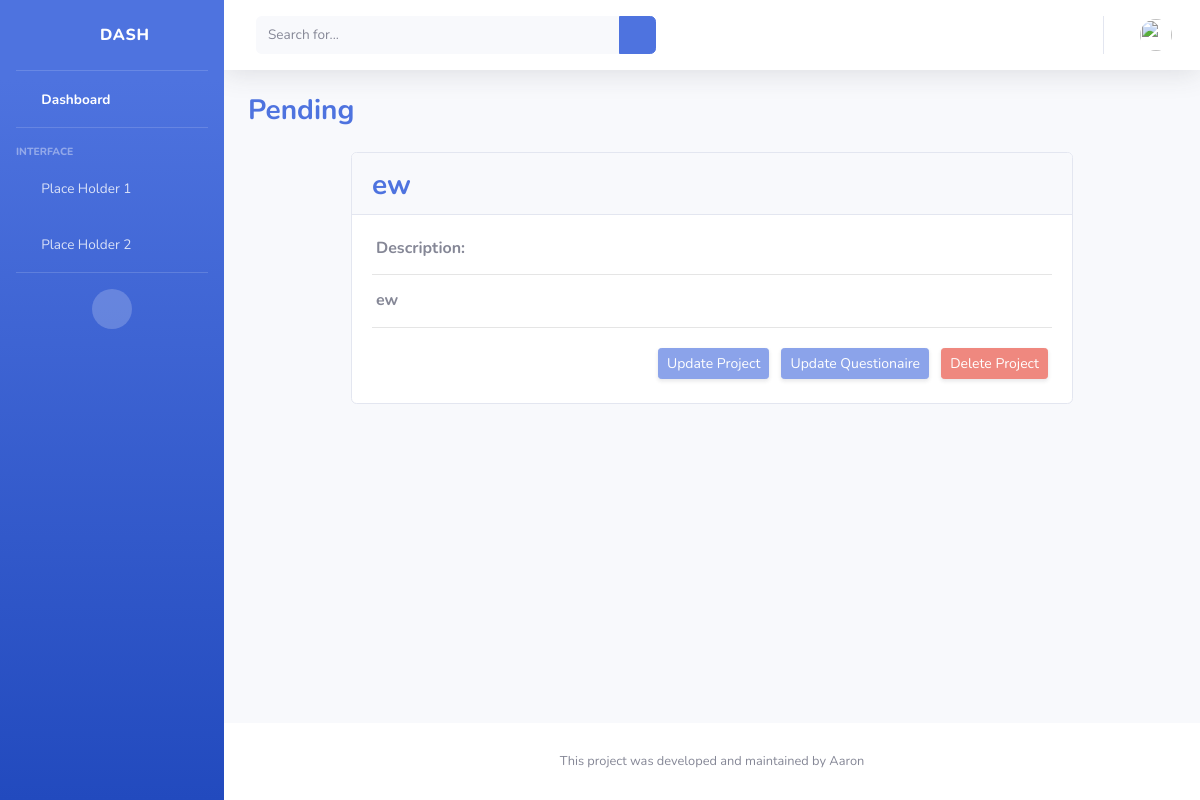
The page /project/4/ on the database as committed earlier.
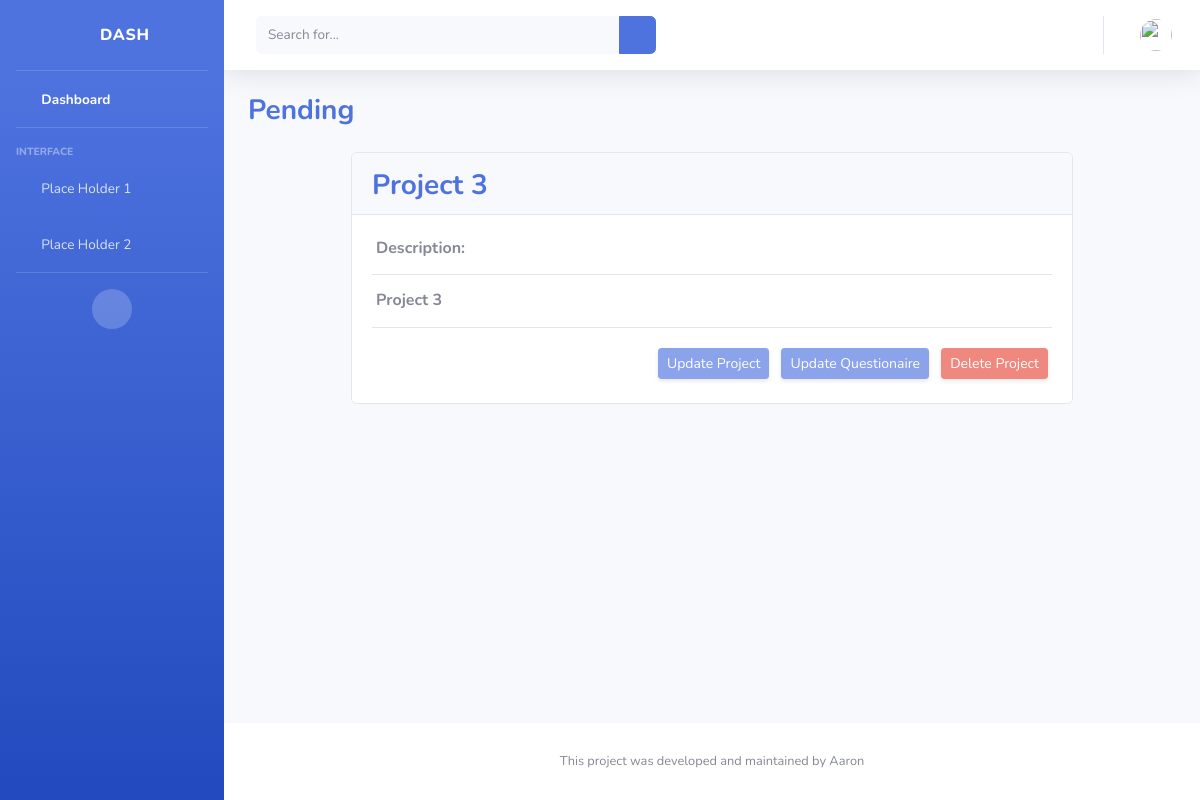
The same page on the database as committed later.
### webapp/models.py (models this page shows, shortened)
class Project(models.Model):
    title = models.CharField(max_length=100)
    description = models.TextField(null=True)
    date_posted = models.DateTimeField(default=timezone.now)
    user = models.ForeignKey(User, on_delete=models.CASCADE)
    TYPE_PROJECT_PENDING = 'PD'
    TYPE_PROJECT_COMPLETED = 'CP'
    TYPE_PROJECT_IN_PROGRESS = 'IP'
    TYPE_PROJECT_DROPPED = 'DP'
    PROJECT_STATUS_CHOICES = [
        (TYPE_PROJECT_PENDING, 'Pending'),
        (TYPE_PROJECT_COMPLETED, 'Completed'),
        (TYPE_PROJECT_IN_PROGRESS, 'In Progress'),
        (TYPE_PROJECT_DROPPED, 'Dropped'),
    ]
    project_status = models.CharField(
        max_length=2,
        choices=PROJECT_STATUS_CHOICES,
        default=TYPE_PROJECT_PENDING,
    )

### webapp/views/project.py (the view)
# urls.py: path('project/<pk>/', ProjectDetailView.as_view(), name='detail-project'),
class ProjectDetailView(DetailView):
    model = Project
    template_name = "project/project_detail.html"

### templates/project/project_detail.html (shortened to what this page needs)
{% extends "core/base.html" %}
{% block content %}
    {% load static %}
    <body id="page-top">
    <div id="wrapper">
        {% include 'core/sidebar.html' %}
        <div id="content-wrapper" class="d-flex flex-column">
            <div id="content">
                {% include 'core/topbar.html' %}
                <div class="container-fluid">
                    <div class="d-sm-flex align-items-center justify-content-between mb-4">
                        <h1 class="h3 mb-0 font-weight-bolder{% if project.project_status == project.TYPE_PROJECT_PENDING %}
                                text-primary
                            {% elif project.project_status == project.TYPE_PROJECT_COMPLETED %}
                                text-success
                            {% elif project.project_status == project.TYPE_PROJECT_IN_PROGRESS %}
                                text-info
                            {% else %}
                                text-danger
                            {% endif %}">{{ project.get_project_status_display }}</h1>
                    </div>
                    <div class="row">
                        <div class="col d-flex justify-content-center">
                            <div class="card mb-4">
                                <div class="card-header py-3">
                                    <h3 class="mb-n1 font-weight-bold text-primary">{{ project.title }}</h3>
                                </div>
                                <div class="card-body" style="width: 45rem;">
                                    <h6 class="m-1 font-weight-bold text-secondary">Description:</h6>
                                    <hr>
                                    <h6 class="m-1 font-weight-bold text-secondary">{{ project.description }}</h6>
                                    <hr>
                                    <div style="float: right;">
                                        <a class="m-1 d-none d-sm-inline-block btn btn-sm btn-primary shadow-sm
                                            {% if user.id != project.user.id %} disabled {% endif %}"
                                           href="{% url 'update-project' object.id %}">Update Project</a>
                                        <a class="m-1 d-none d-sm-inline-block btn btn-sm btn-primary shadow-sm
                                            {% if user.id != project.user.id %} disabled {% endif %}"
                                           href="{% url 'show-questionaire' project.id %}">Update Questionaire</a>
                                        <a class="m-1 d-none d-sm-inline-block btn btn-sm btn-danger shadow-sm
                                            {% if user.id != project.user.id %} disabled {% endif %}"
                                           href="{% url 'delete-project' object.id %}">Delete Project</a>
                                    </div>
                                </div>
                            </div>
                        </div>
                    </div>
                </div>
            </div>
{% endblock content %}

### templates/core/base.html (shortened to what this page needs)
{% load static %}
<!DOCTYPE html>
<html lang="en">
<head>
    <link href="{% static 'vendor/fontawesome-free/css/all.min.css' %}" rel="stylesheet" type="text/css">
    <link href="{% static 'css/sb-admin-2.min.css' %}" rel="stylesheet">
</head>
<body>
    {% block content %} {% endblock %}
    {% include 'core/footer.html' %}
</body>
</html>

### templates/core/sidebar.html (shortened to what this page needs)
<ul class="navbar-nav bg-gradient-primary sidebar sidebar-dark accordion" id="accordionSidebar">
    <a class="sidebar-brand d-flex align-items-center justify-content-center" href="{% url 'dashboard' %}">
        <div class="sidebar-brand-icon rotate-n-15">
            <i class="fas fa-laugh-wink"></i>
        </div>
        <div class="sidebar-brand-text mx-3">Dash</div>
    </a>
    <hr class="sidebar-divider my-0">
    <li class="nav-item active">
        <a class="nav-link" href={% url 'dashboard' %}>
            <i class="fas fa-fw fa-tachometer-alt"></i>
            <span>Dashboard</span></a>
    </li>
    <hr class="sidebar-divider">
    <div class="sidebar-heading">
        Interface
    </div>
    <li class="nav-item">
        <a class="nav-link collapsed" href="#" data-toggle="collapse" data-target="#collapseTwo"
            aria-expanded="true" aria-controls="collapseTwo">
            <i class="fas fa-fw fa-cog"></i>
            <span>Place Holder 1</span>
        </a>
    </li>
    <li class="nav-item">
        <a class="nav-link collapsed" href="#" data-toggle="collapse" data-target="#collapseUtilities"
            aria-expanded="true" aria-controls="collapseUtilities">
            <i class="fas fa-fw fa-wrench"></i>
            <span>Place Holder 2</span>
        </a>
    </li>
    <hr class="sidebar-divider d-none d-md-block">
    <div class="text-center d-none d-md-inline">
        <button class="rounded-circle border-0" id="sidebarToggle"></button>
    </div>
</ul>

### templates/core/topbar.html (shortened to what this page needs)
{% load static %}
<nav class="navbar navbar-expand navbar-light bg-white topbar mb-4 static-top shadow">
    <form
        class="d-none d-sm-inline-block form-inline mr-auto ml-md-3 my-2 my-md-0 mw-100 navbar-search">
        <div class="input-group">
            <input type="text" class="form-control bg-light border-0 small" placeholder="Search for..."
                aria-label="Search" aria-describedby="basic-addon2">
            <div class="input-group-append">
                <button class="btn btn-primary" type="button">
                    <i class="fas fa-search fa-sm"></i>
                </button>
            </div>
        </div>
    </form>
    <ul class="navbar-nav ml-auto">
        <li class="nav-item dropdown no-arrow">
            <a class="nav-link dropdown-toggle" href="#" id="userDropdown" role="button"
                data-toggle="dropdown" aria-haspopup="true" aria-expanded="false">
                <img class="img-profile rounded-circle"
                    src={% static 'img/undraw_profile.svg' %}>
            </a>
        </li>
    </ul>
</nav>

### templates/core/footer.html
<footer class="sticky-footer bg-white">
    <div class="container my-auto">
        <div class="copyright text-center my-auto">
            <span>This project was developed and maintained by Aaron</span>
        </div>
    </div>
</footer>

Rows that differ between the two databases and show on the page:
changed Project "Pending": title "ew" → "Project 3"; description "ew" → "Project 3"
